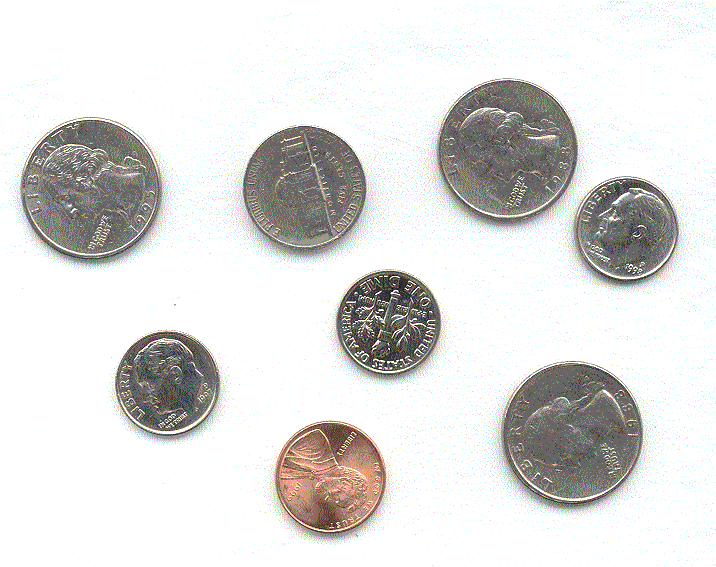
#> input picture Tarea 4/Problema 2/coins1.png, 716 x 567 px
$ python p2.py
#> lines starting #> are read from the running program, lines starting #| are printed output that depends on the picture; after the words box and inside, x2 and y2 are one past the last pixel; in counts of white or black regions, pixels touching at a corner belong together
# Kevin David Ruiz Gonzalez

# Aplicar la técnica de watershed a la imagen "coins1.png" y "coins2.png" para segmentar las monedas
# y dibujar un círculo rojo alrededor de su borde

# COINS1.PNG
import numpy as np
import cv2 as cv

# Leer la imagen
image = cv.imread('coins1.png')
#> image is the input picture: shape (567, 716, 3); mean B, G, R 219.3, 221, 221.5

# Convertir a escala de grises
gray = cv.cvtColor(image, cv.COLOR_BGR2GRAY)

# Binarizar la imagen con un umbral adecuado
_, thresh = cv.threshold(gray, 0, 255, cv.THRESH_BINARY_INV + cv.THRESH_OTSU)
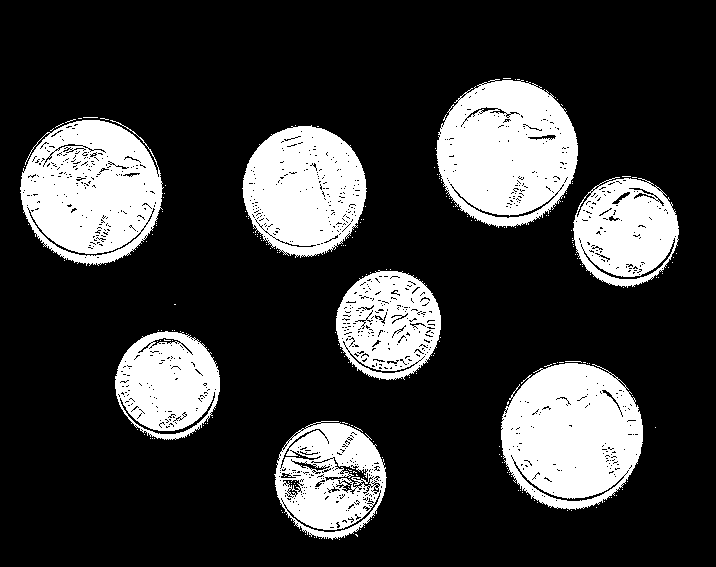
#> thresh: shape (567, 716); 22.3% white; 211 white regions (203 under 20 px), largest, box (x1, y1, x2, y2) and area: (501, 363, 643, 510) 15646, (436, 79, 578, 228) 15451, (20, 120, 164, 266) 14873

# Eliminar ruido con una operación de apertura
kernel = np.ones((3, 3), np.uint8)
opening = cv.morphologyEx(thresh, cv.MORPH_OPEN, kernel, iterations=2)
#> opening: shape (567, 716); 19.2% white; 36 white regions, largest, box (x1, y1, x2, y2) and area: (437, 80, 578, 226) 14337, (501, 363, 643, 498) 14125, (21, 120, 162, 254) 11883

# Identificar el área de fondo seguro
sure_bg = cv.dilate(opening, kernel, iterations=3)
#> sure_bg: shape (567, 716); 24.9% white; 8 white regions, largest, box (x1, y1, x2, y2) and area: (498, 360, 646, 512) 17521, (434, 77, 581, 229) 17325, (18, 117, 165, 266) 16598

# Transformación de distancia
dist_transform = cv.distanceTransform(opening, cv.DIST_L2, 5)

# Umbral para identificar el área de primer plano seguro
_, sure_fg = cv.threshold(dist_transform, 0.1 * dist_transform.max(), 255, 0)
#> sure_fg: shape (567, 716) float32; 13.4% white; 73 white regions (39 under 20 px), largest, box (x1, y1, x2, y2) and area: (503, 365, 641, 496) 11292, (439, 82, 576, 213) 10805, (23, 122, 160, 252) 8400

# Identificar la región desconocida
sure_fg = np.uint8(sure_fg)
unknown = cv.subtract(sure_bg, sure_fg)
#> unknown: shape (567, 716); 11.6% white; 103 white regions

# Etiquetado de marcadores
_, markers = cv.connectedComponents(sure_fg)
#> markers: shape (567, 716) int32; 74 distinct labels, from 0 to 73

# Agregar uno a todas las etiquetas para que el fondo seguro no sea 0, sino 1
markers = markers + 1
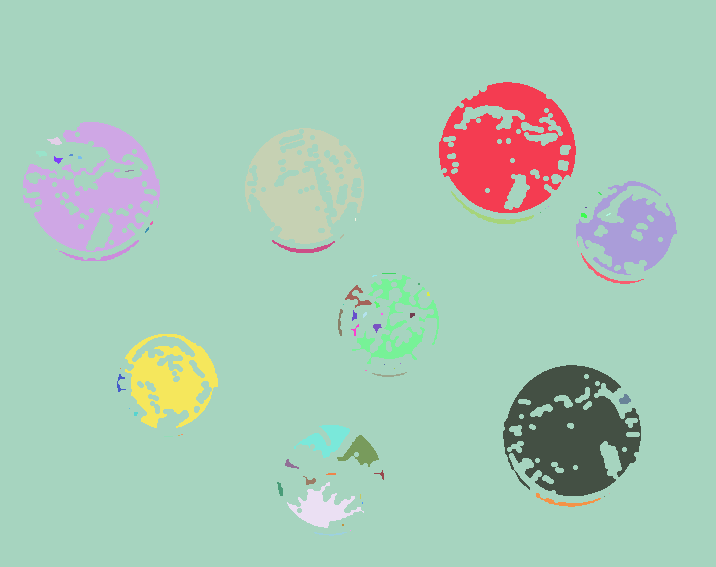
#> markers: shape (567, 716) int32; 74 distinct labels, from 1 to 74; one colour per label, 0 black

# Marcar la región desconocida con 0
markers[unknown == 255] = 0
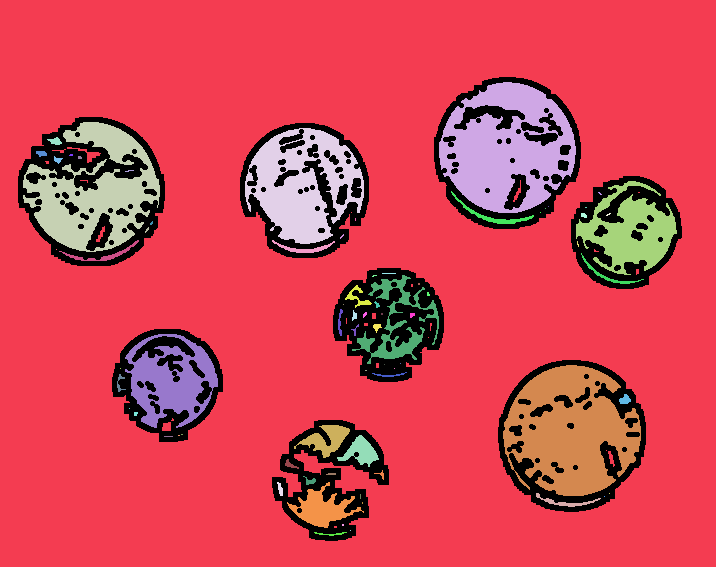
#> markers: shape (567, 716) int32; 75 distinct labels, from 0 to 74; one colour per label, 0 black

# Aplicar Watershed
cv.watershed(image, markers)

# Encontrar contornos en la imagen binarizada
contours, _ = cv.findContours(thresh, cv.RETR_EXTERNAL, cv.CHAIN_APPROX_SIMPLE)
#> contours = 193 contours, 185 with area under 20; largest, box (x1, y1, x2, y2) and area: (501, 363, 643, 510) 16005, (436, 79, 578, 228) 15894, (20, 120, 164, 266) 15623, (242, 125, 367, 258) 12333, (274, 421, 387, 540) 9866, (572, 177, 679, 288) 8802, (336, 270, 441, 380) 8746, (115, 331, 220, 440) 8641

# Dibujar un círculo alrededor de cada moneda
for contour in contours:
    (x, y, w, h) = cv.boundingRect(contour)
    cv.circle(image, (x + w // 2, y + h // 2), int((w + h) / 4), (0, 0, 255), 2)
#> this loop made 193 passes
#> (x, y, w, h) on passes 1 to 3: (339, 539, 1, 1), (319, 538, 1, 1), (314, 537, 1, 1)
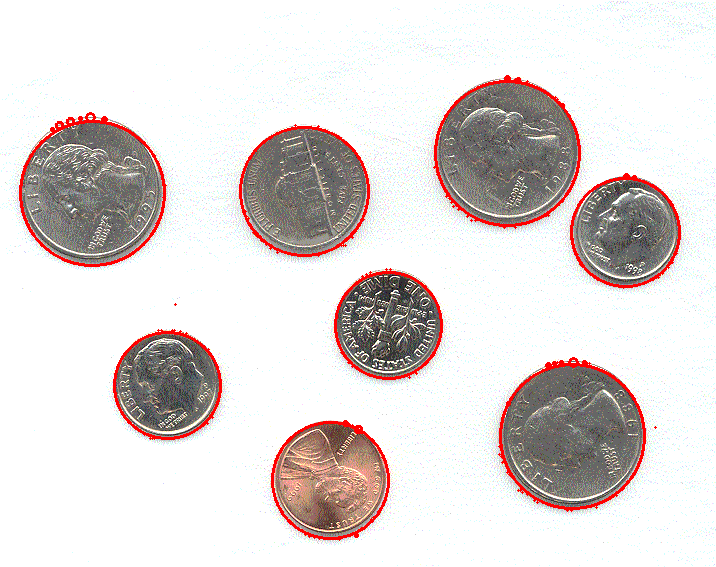
#> image: shape (567, 716, 3); 2.53% of pixels changed, all inside (x1, y1, x2, y2) = (19, 75, 681, 541)

# Mostrar la imagen de salida
cv.imshow('Final image', image)
cv.waitKey(0)
cv.destroyAllWindows()

# Guardar la imagen de salida
cv.imwrite('coins_circles1.png', image)


# COINS2.PNG
import numpy as np
import cv2 as cv

# Leer la imagen
image = cv.imread('coins2.png')
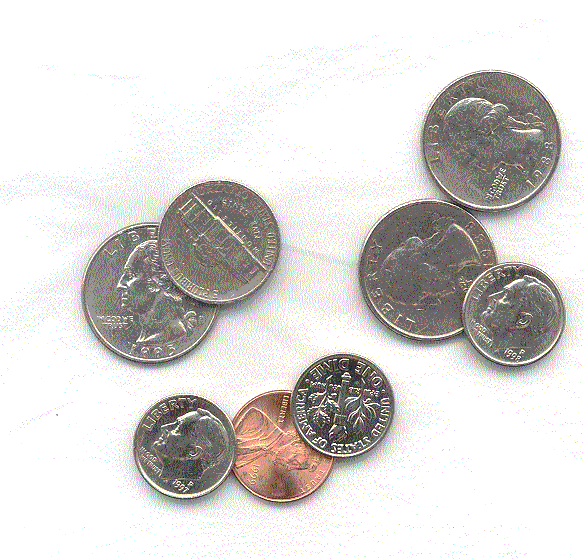
#> input picture Tarea 4/Problema 2/coins2.png, 584 x 559 px
#> image is the input picture: shape (559, 584, 3); mean B, G, R 212.6, 214.5, 217.5

# Convertir a escala de grises
gray = cv.cvtColor(image, cv.COLOR_BGR2GRAY)
#> gray: shape (559, 584)

# Aplicar un filtro gaussiano para reducir el ruido
blurred = cv.GaussianBlur(gray, (5, 5), 0)

# Binarizar la imagen
_, thresh = cv.threshold(blurred, 0, 255, cv.THRESH_BINARY_INV + cv.THRESH_OTSU)
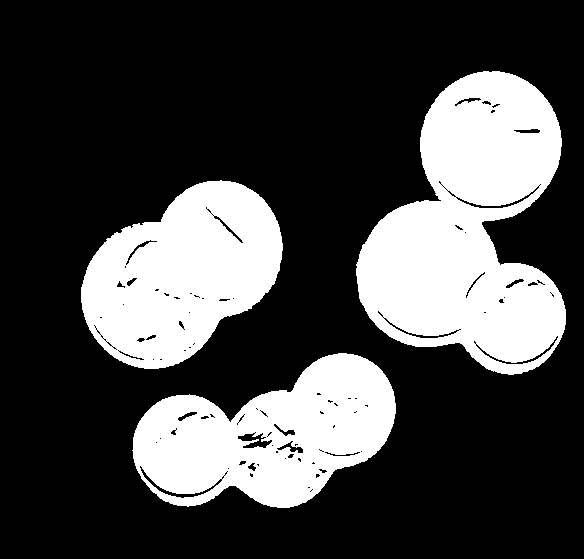
#> thresh: shape (559, 584); 27.6% white; 3 white regions

# Encontrar contornos
contours, _ = cv.findContours(thresh, cv.RETR_EXTERNAL, cv.CHAIN_APPROX_SIMPLE)
#> contours = 3 contours; box (x1, y1, x2, y2) and area: (356, 71, 566, 375) 40143, (132, 353, 396, 508) 26028, (81, 180, 283, 369) 25352

# Crear una copia de la imagen para dibujar los contornos
result_image = image.copy()

# Dibujar contornos alrededor de las monedas
for contour in contours:
    if cv.contourArea(contour) > 100:  # Evitar contornos pequeños que no sean monedas
        cv.drawContours(result_image, [contour], 0, (0, 0, 255), 2)
#> this loop made 3 passes
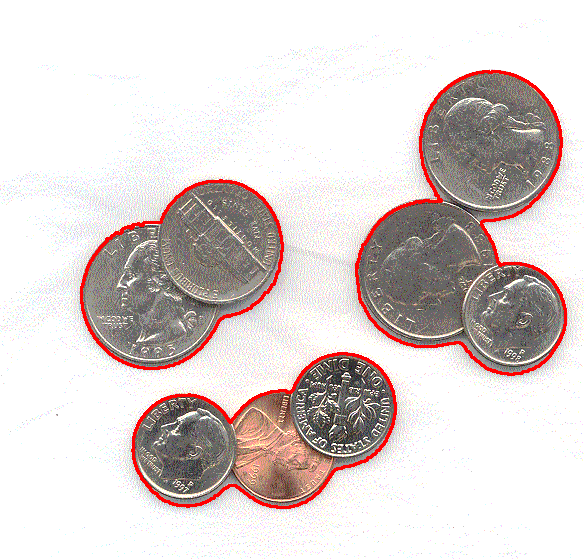
#> result_image: shape (559, 584, 3); 2.46% of pixels changed, all inside (x1, y1, x2, y2) = (80, 70, 567, 509)

# Mostrar la imagen de salida
cv.imshow('Final image', result_image)
cv.waitKey(0)
cv.destroyAllWindows()

# Guardar la imagen de salida
cv.imwrite('coins_circles2.png', result_image)
